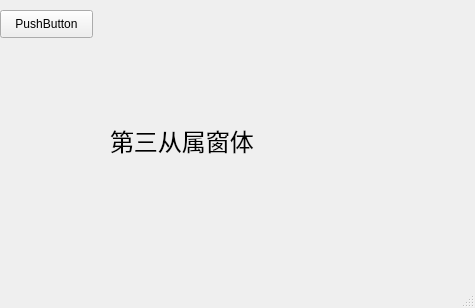
<?xml version="1.0" encoding="UTF-8"?>
<ui version="4.0">
 <class>MainWindow</class>
 <widget class="QMainWindow" name="MainWindow">
  <property name="geometry">
   <rect>
    <x>0</x>
    <y>0</y>
    <width>475</width>
    <height>308</height>
   </rect>
  </property>
  <property name="windowTitle">
   <string>MainWindow</string>
  </property>
  <widget class="QWidget" name="centralwidget">
   <widget class="QPushButton" name="pushButton">
    <property name="geometry">
     <rect>
      <x>0</x>
      <y>10</y>
      <width>93</width>
      <height>28</height>
     </rect>
    </property>
    <property name="text">
     <string>PushButton</string>
    </property>
   </widget>
   <widget class="QLabel" name="label">
    <property name="geometry">
     <rect>
      <x>110</x>
      <y>100</y>
      <width>181</width>
      <height>81</height>
     </rect>
    </property>
    <property name="font">
     <font>
      <family>黑体</family>
      <pointsize>18</pointsize>
     </font>
    </property>
    <property name="text">
     <string>第三从属窗体</string>
    </property>
   </widget>
  </widget>
  <widget class="QMenuBar" name="menubar">
   <property name="geometry">
    <rect>
     <x>0</x>
     <y>0</y>
     <width>475</width>
     <height>26</height>
    </rect>
   </property>
  </widget>
  <widget class="QStatusBar" name="statusbar"/>
 </widget>
 <resources/>
 <connections/>
</ui>
